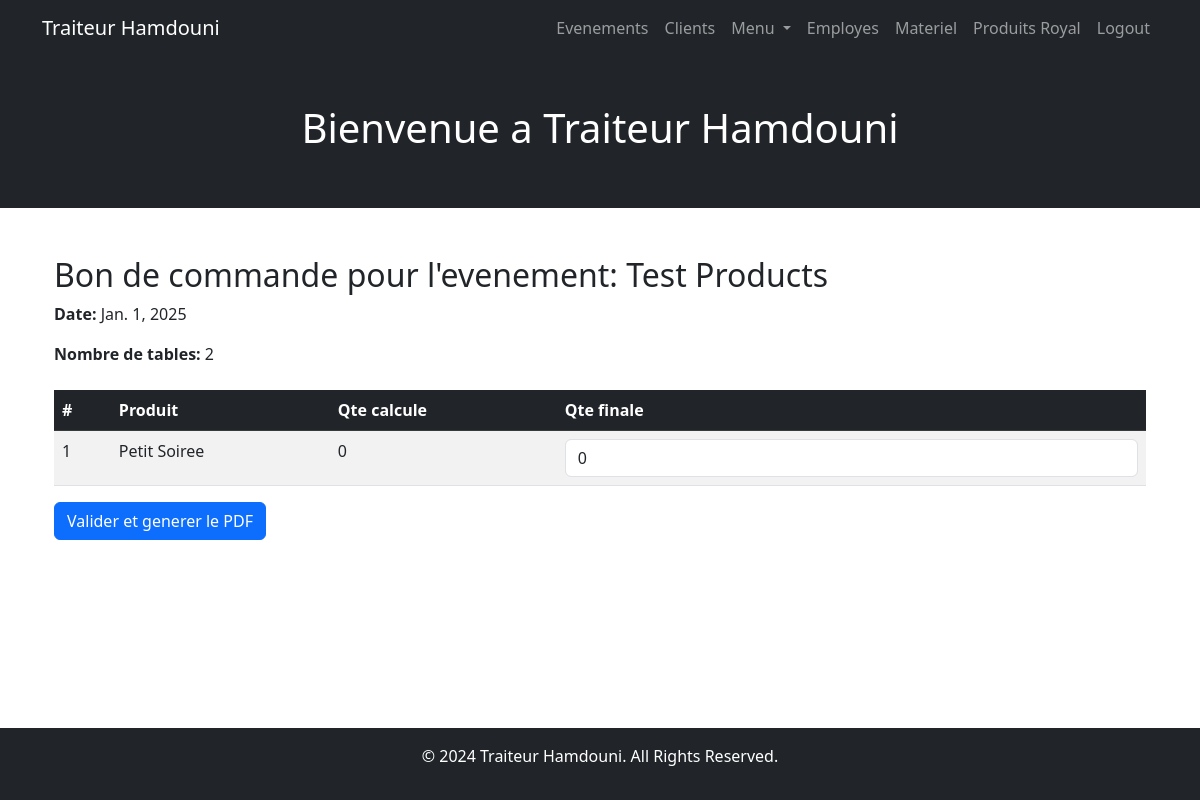
Page /products/order/11/ (signed in) on the committed database.
### events/models.py (models this page shows, shortened)
class Event(models.Model):
    EVENT_TYPES = [
        ('wedding', 'Mariage'),
        ('corporate', 'Événement d\'entreprise'),
        ('birthday', 'Anniversaire'),
        ('private', 'Fête privée'),
        ('engagement', 'Fiançailles'),
        ('baptism', 'Baptême'),
        ('marriage_signature', 'Signature d\'acte de mariage'),
        ('family_reunion', 'Réunion de famille'),
        ('conference', 'Conférence'),
        ('charity_event', 'Événement caritatif'),
        ('graduation', 'Remise de diplômes'),
        ('baby_shower', 'Fête de naissance'),
        ('festival', 'Festival'),
        ('exhibition', 'Exposition'),
        ('concert', 'Concert'),
        ('anniversary', 'Anniversaire de mariage'),
        ('new_year', 'Nouvel An'),
        ('retirement', 'Départ à la retraite'),
    ]
    PAYMENT_STATUS_CHOICES = [
        ('pending', 'En attente'),
        ('partial', 'Avance'),
        ('paid', 'Payé'),
    ]
    EVENT_STATUS_CHOICES = [
        ('scheduled', 'Programmé'),
        ('completed', 'Terminé'),
        ('cancelled', 'Annulé'),
    ]
    name = models.CharField(max_length=255, verbose_name="Event Name")
    date = models.DateField(verbose_name="Event Date")
    start_time = models.TimeField(verbose_name="Start Time")
    end_time = models.TimeField(verbose_name="End Time")
    event_type = models.CharField(max_length=50, choices=EVENT_TYPES, blank=True, verbose_name="Event Type")
    client = models.ForeignKey(Customer, on_delete=models.CASCADE, related_name="events")
    number_of_guests = models.PositiveIntegerField(blank=True, null=True, verbose_name="Number of Guests")
    venue_name = models.CharField(max_length=255, blank=True, verbose_name="Venue Name")
    venue_address = models.TextField(blank=True, verbose_name="Venue Address")
    venue_contact = models.CharField(max_length=20, verbose_name="Venue Contact", blank=True, null=True)
    selected_dishes = models.ManyToManyField(Dish, related_name="events", verbose_name="Selected Dishes")
    selected_products = models.ManyToManyField(
        "products.Product",  # Use string reference to avoid circular import
        through="EventProduct",
        related_name="events",
        verbose_name="Selected Products",
    )
    assigned_staff = models.ManyToManyField(Employee, related_name="assigned_events", blank=True)
    decorations_required = models.BooleanField(default=False, verbose_name="Decorations Required")
    logistics_notes = models.TextField(blank=True, null=True, verbose_name="Logistics Notes")
    price_per_table = models.DecimalField(max_digits=10, decimal_places=2, blank=True, verbose_name="Price per Table", default=0.00)
    number_of_tables = models.PositiveIntegerField(verbose_name="Number of Tables", blank=True, default=0)
    price_of_decoration = models.DecimalField(max_digits=10, decimal_places=2, blank=True, verbose_name="Price of Decoration", default=0.00)
    price_of_extras = models.DecimalField(max_digits=10, decimal_places=2, blank=True, verbose_name="Price of Extras", default=0.00)
    event_cost = models.DecimalField(max_digits=10, decimal_places=2, verbose_name="Event Cost", default=0.00, blank=True)
    amount_paid = models.DecimalField(max_digits=10, decimal_places=2, verbose_name="Amount Paid", default=0.00)
    payment_status = models.CharField(max_length=20, choices=PAYMENT_STATUS_CHOICES, default='pending', verbose_name="Payment Status")
    event_status = models.CharField(max_length=20, choices=EVENT_STATUS_CHOICES, default='scheduled', blank=True, verbose_name="Event Status")
    event_notes = models.TextField(blank=True, null=True, verbose_name="Event Notes")

### products/models.py (models this page shows, shortened)
class EventProduct(models.Model):
    event = models.ForeignKey(Event, on_delete=models.CASCADE, related_name="event_products")
    product = models.ForeignKey(Product, on_delete=models.CASCADE, related_name="event_products")
    quantity = models.PositiveIntegerField(verbose_name="Quantity Required")

class Product(models.Model):
    PRODUCT_TYPES = [
        ('sweet', 'Sweets'),
        ('salted', 'Salted'),
        ('cake', 'Cakes'),
        ('soire', 'Soirée Items'),
    ]
    name = models.CharField(max_length=255, verbose_name="Product Name")
    type = models.CharField(max_length=50, choices=PRODUCT_TYPES, verbose_name="Product Type")
    purchase_price = models.DecimalField(max_digits=10, decimal_places=2, verbose_name="Purchase Price")
    selling_price = models.DecimalField(max_digits=10, decimal_places=2, verbose_name="Selling Price")

### products/views.py (the view, shortened to what this page needs)
# urls.py: path("order/<int:event_id>/", product_order, name="product_order"),
def product_order(request, event_id):
    event = get_object_or_404(Event, id=event_id)
    event_products = EventProduct.objects.filter(event=event)
    return render(request, "products/product_order.html", {
        "event": event,
        "event_products": event_products,
    })

### products/templates/products/product_order.html (shortened to what this page needs)
{% extends 'base.html' %}
{% block content %}
<div class="container mt-4">
    <h2>Bon de commande pour l'evenement: {{ event.name }}</h2>
    <p><strong>Date:</strong> {{ event.date }}</p>
    <p><strong>Nombre de tables:</strong> {{ event.number_of_tables }}</p>
    <form method="post" id="product-order-form">
        <table class="table table-striped mt-4">
            <thead class="table-dark">
                <tr>
                    <th>#</th>
                    <th>Produit</th>
                    <th>Qte calcule</th>
                    <th>Qte finale</th>
                </tr>
            </thead>
            <tbody>
                {% for product in event_products %}
                <tr>
                    <td>{{ forloop.counter }}</td>
                    <td>{{ product.product.name }}</td>
                    <td>{{ product.quantity }}</td>
                    <td>
                        <input type="number" name="quantity_{{ product.id }}"
                               value="{{ product.quantity }}"
                               class="form-control">
                    </td>
                </tr>
                {% empty %}
                <tr>
                    <td colspan="4" class="text-center">Aucun produit selectionne pour cet evenement</td>
                </tr>
                {% endfor %}
            </tbody>
        </table>
        <button type="submit" class="btn btn-primary">Valider et generer le PDF</button>
    </form>
</div>
{% endblock %}

### client/templates/base.html (style rules this page uses)
html, body { height: 100%; margin: 0; }
body { display: flex; flex-direction: column; }
.container.mt-4 { flex: 1; }

### rows in the picture
Event: name "Test Products", date "Jan. 1, 2025", number_of_tables "2"
EventProduct: product.name "Petit Soiree", quantity "0"
